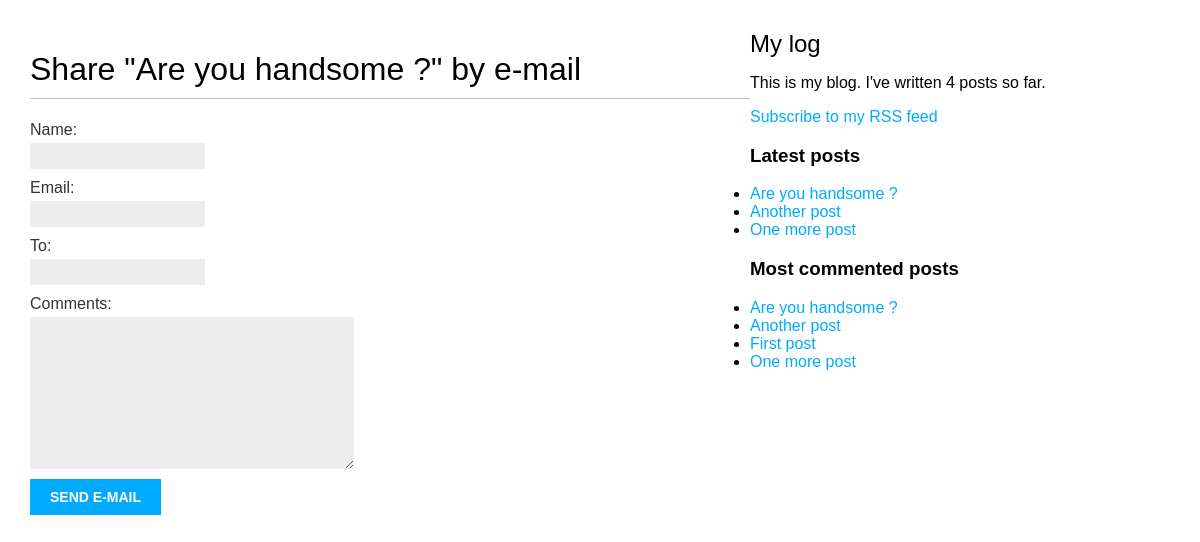
/blog/6/share/, run on an earlier commit of the app's database.
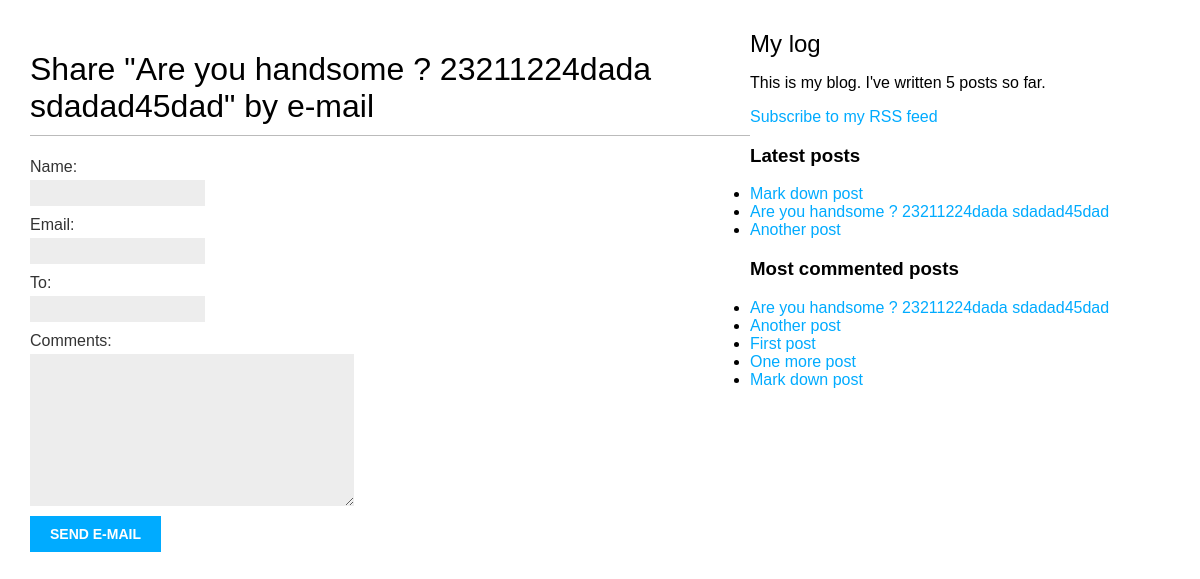
And on a later commit of the database.
### blog/models.py (models this page shows, shortened)
class Post(models.Model):
    STATUS_CHOISE = (
        ('draft', 'Draft'),
        ('published', 'Published'),
    )
    title = models.CharField(max_length=50)
    slug = models.SlugField(max_length=250, unique_for_date='publish')
    author = models.ForeignKey(User, related_name='blog_post', on_delete=models.SET(get_sentinel_user))
    body = models.TextField()
    publish = models.DateTimeField(default=timezone.now)
    created = models.DateTimeField(auto_now_add=True)
    update = models.DateTimeField(auto_now=True)
    status = models.CharField(max_length=10, choices=STATUS_CHOISE, default='draft')
    objects = models.Manager()
    published = PublishedManage()
    tags = TaggableManager()
    class Meta:
        ordering = ('-publish',)
    def get_absolute_url(self):
        return reverse('blog:post_detail',
                        args=[self.publish.year,
                              self.publish.strftime('%m'),
                              self.publish.strftime('%d'),
                              self.slug])

### blog/views.py (the view)
# urls.py: path('<int:post_id>/share/', views.post_share, name='post_share'),
def post_share(request, post_id):
    post = get_object_or_404(Post, id=post_id, status='draft')
    sent = False
    if request.method == 'POST':
        form = EmailPostForm(request.POST)
        if form.is_valid():
            cleandata = form.cleaned_data
            post_url = request.build_absolute_uri(post.get_absolute_url())
            subject = '{} ({}) recommends you reading "{}"'.format(cleandata['name'], cleandata['email'], post.title)
            message = 'Read "{}" at {}\n\n{}\'s comments: {}'.format(post.title, post_url, cleandata['name'], cleandata['comments'])
            send_mail(subject, message, 'tieuphongabc123@gmail.com  ', [cleandata['to']])
            sent = True
    else:
        form = EmailPostForm()
    return render(request, 'blog/post/share.html', {'post': post, 'form': form, 'sent': sent})

### blog/forms.py
class EmailPostForm(forms.Form):
    name = forms.CharField(max_length=25)
    email = forms.EmailField()
    to = forms.EmailField()
    comments = forms.CharField(required=False, widget=forms.Textarea)

### blog/models.py (called while the page is built)
    def get_queryset(self):
        return super(PublishedManage, self).get_queryset()\
                                            .filter(status='draft')

### blog/templatetags/blog_tags.py (called while the page is built)
@register.simple_tag
def total_posts():
    return Post.published.count()

@register.inclusion_tag('blog/post/latest_posts.html')
def show_latest_posts(count=5):
    latest_posts = Post.published.order_by('-publish')[:count]
    return {'latest_posts': latest_posts}

@register.simple_tag
def get_most_commented_posts(count=5):
    return Post.published.annotate(
                total_comments=Count('comments')
            ).order_by('-total_comments')[:count]

### blog/templates/blog/post/share.html (shortened to what this page needs)
{% extends "blog/base.html" %}
{% block content %}
    {% if sent %}
        <h1>E-mail successfully sent</h1>
        <p>"{{ post.title }}" was successfully sent to {{ cd.to }}.</p>
    {% else %}
        <h1>Share "{{ post.title }}" by e-mail</h1>
        <form action="." method="post">
            {{ form.as_p }}
            <input type="submit" value="Send e-mail">
        </form>
    {% endif %}
{% endblock %}

### blog/templates/blog/base.html (shortened to what this page needs)
{% load blog_tags %}
{% load staticfiles %}
<!DOCTYPE html>
<html lang="en">
<head>
    <link href="{% static "css/blog.css" %}" rel="stylesheet">
</head>
<body>
    <div id="content">
        {% block content %}
        {% endblock content %}
    </div>
    <div id="slidebar">
        <h2> My log</h2>
        <p>This is my blog. I've written {% total_posts %} posts so far.</p>
        <p><a href="{% url "blog:post_feed" %}">Subscribe to my RSS feed</a></p>
        <h3>Latest posts</h3>
        {% show_latest_posts 3 %}
        <h3>Most commented posts</h3>
        {% get_most_commented_posts as most_commented_posts %}
        <ul>
        {% for post in most_commented_posts %}
            <li>
                <a href="{{ post.get_absolute_url }}">{{ post.title }}</a>
            </li>
        {% endfor %}
        </ul>
    </div>
</body>
</html>

### blog/templates/blog/post/latest_posts.html
<ul>
    {% for post in latest_posts %}
        <li>
            <a href="{{ post.get_absolute_url }}">{{ post.title }}</a>
        </li>
    {% endfor %}
</ul>

What changed in the data, as far as the page shows it:
no longer on one of the page's lists (row unchanged): Post: title "One more post"
changed Post: title "Are you handsome ?" → "Are you handsome ? 23211224dada sdadad45dad"
added Post: title "Mark down post"
Also different on the page:
text no longer shown: "4"
text now shown: "5"
